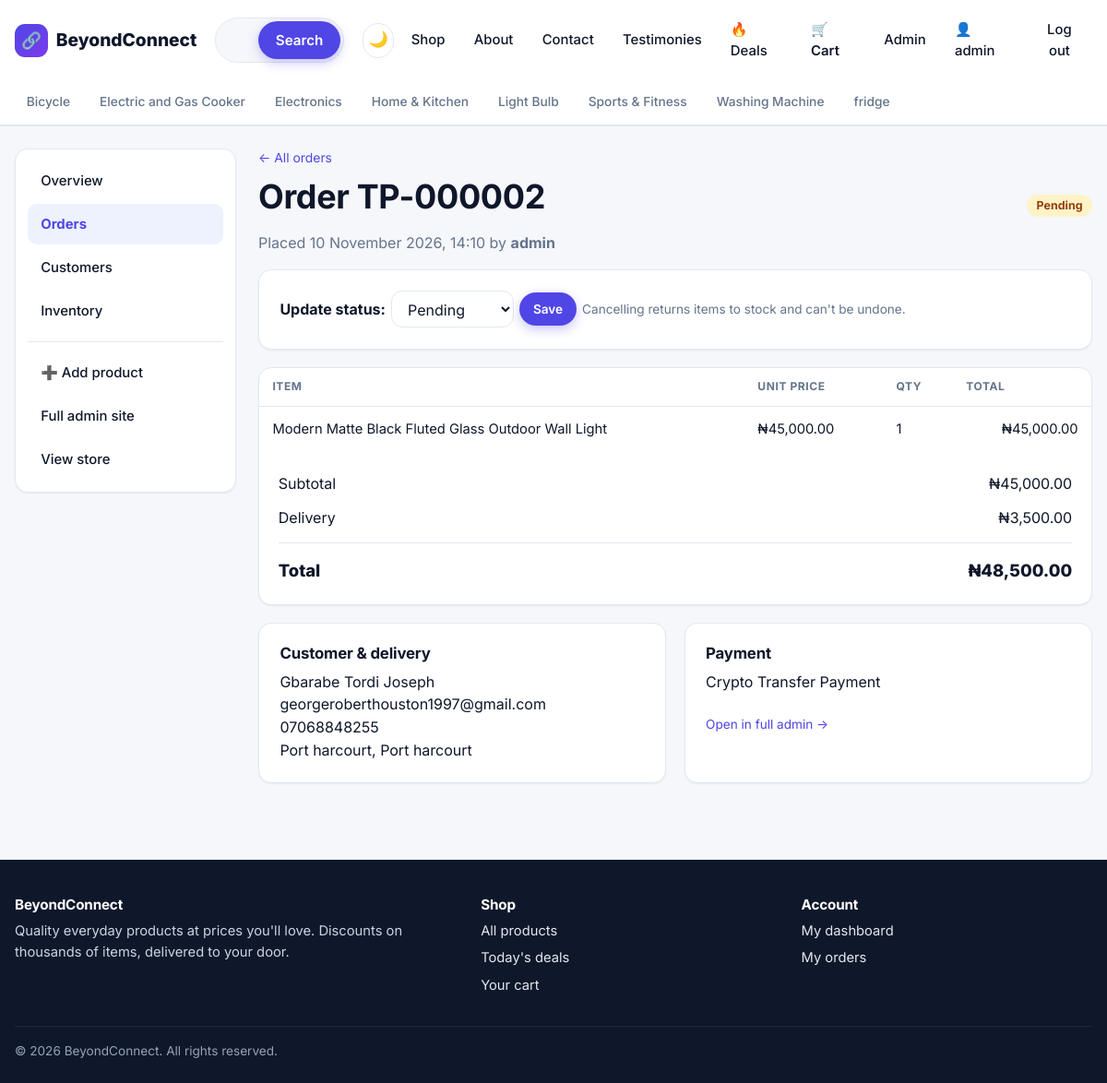
The app's page /manage/orders/2/ (signed in), older data.
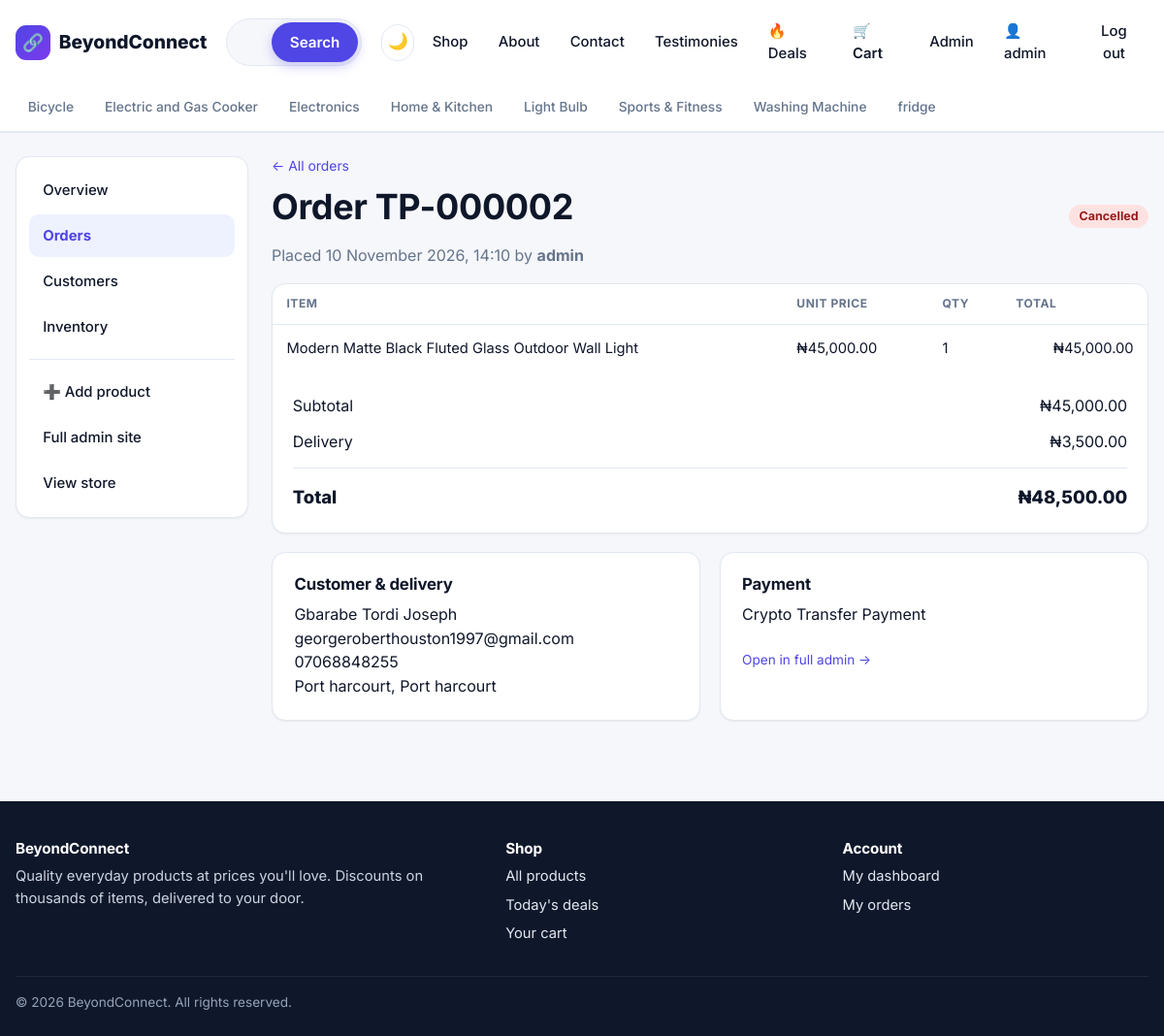
The same page, newer data.
### store/models.py (models this page shows, shortened)
class Order(models.Model):
    PENDING, PROCESSING, SHIPPED, DELIVERED, CANCELLED = "pending", "processing", "shipped", "delivered", "cancelled"
    STATUS_CHOICES = [
        (PENDING, "Pending"),
        (PROCESSING, "Processing"),
        (SHIPPED, "Shipped"),
        (DELIVERED, "Delivered"),
        (CANCELLED, "Cancelled"),
    ]
    COD, TRANSFER = "cod", "transfer"
    PAYMENT_CHOICES = [
        (COD, "Crypto Transfer Payment"),
        (TRANSFER, "Bank Transfer Payment"),
    ]
    user = models.ForeignKey(
        settings.AUTH_USER_MODEL, null=True, blank=True, on_delete=models.SET_NULL, related_name="orders"
    )
    full_name = models.CharField(max_length=150)
    email = models.EmailField()
    phone = models.CharField(max_length=30)
    address = models.CharField(max_length=255)
    city = models.CharField(max_length=100)
    notes = models.TextField(blank=True)
    payment_method = models.CharField(max_length=20, choices=PAYMENT_CHOICES, default=COD)
    status = models.CharField(max_length=20, choices=STATUS_CHOICES, default=PENDING)
    subtotal = models.DecimalField(max_digits=12, decimal_places=2, default=0)
    shipping_fee = models.DecimalField(max_digits=10, decimal_places=2, default=0)
    total = models.DecimalField(max_digits=12, decimal_places=2, default=0)
    created_at = models.DateTimeField(auto_now_add=True)
    updated_at = models.DateTimeField(auto_now=True)
    class Meta:
        ordering = ["-created_at"]
    @property
    def reference(self):
        return f"TP-{self.pk:06d}" if self.pk else "TP-new"
    @property
    def status_class(self):
        return f"status-{self.status}"

### dashboard/views.py (the view)
# urls.py: path("orders/<int:pk>/", views.order_detail, name="order_detail"),
@staff_required
def order_detail(request, pk):
    order = get_object_or_404(Order.objects.select_related("user").prefetch_related("items"), pk=pk)
    return render(
        request,
        "dashboard/order_detail.html",
        {"order": order, "status_choices": Order.STATUS_CHOICES, "section": "orders"},
    )

### dashboard/views.py (called while the page is built)
def staff_required(view_func):
    @wraps(view_func)
    def wrapper(request, *args, **kwargs):
        if not request.user.is_authenticated:
            return redirect_to_login(request.get_full_path(), settings.LOGIN_URL)
        if not request.user.is_staff:
            raise PermissionDenied
        return view_func(request, *args, **kwargs)
    return wrapper

### store/cart.py (called while the page is built)
    def __len__(self):
        return sum(self.items.values())

### store/context_processors.py (called while the page is built)
def site(request):
    return {
        "SITE_NAME": settings.SITE_NAME,
        "CURRENCY": settings.CURRENCY_SYMBOL,
        "FREE_SHIPPING": Decimal(str(settings.FREE_SHIPPING_THRESHOLD)),
        "cart_count": len(Cart(request)),
        "nav_categories": Category.objects.all()[:8],
    }

### store/models.py (called while the page is built)
    def get_absolute_url(self):
        return reverse("store:category", args=[self.slug])

    @property
    def line_total(self):
        return self.unit_price * self.quantity

### store/templatetags/store_extras.py (called while the page is built)
@register.filter
def money(value):
    try:
        amount = Decimal(value)
    except (InvalidOperation, TypeError, ValueError):
        return value
    return f"{settings.CURRENCY_SYMBOL}{amount:,.2f}"

### templates/dashboard/order_detail.html (shortened to what this page needs)
{% extends "base.html" %}
{% load store_extras %}
{% block content %}
<div class="dash-grid">
  {% include "dashboard/_side_nav.html" %}
  <div>
    <p class="breadcrumb"><a href="{% url 'dashboard:orders' %}">← All orders</a></p>
    <div class="section-head">
      <h1 style="margin:0">Order {{ order.reference }}</h1>
      <span class="status {{ order.status_class }}">{{ order.get_status_display }}</span>
    </div>
    <p class="muted">Placed {{ order.created_at|date:"j F Y, H:i" }}{% if order.user %} by <strong>{{ order.user.username }}</strong>{% endif %}</p>
    {% if order.status != 'cancelled' %}
    <form action="{% url 'dashboard:order_status' order.pk %}" method="post" class="card card-pad inline-form" style="margin-bottom:1.2rem;width:100%;flex-wrap:wrap">
      <strong>Update status:</strong>
      <select name="status" class="select">
        {% for value, label in status_choices %}<option value="{{ value }}" {% if order.status == value %}selected{% endif %}>{{ label }}</option>{% endfor %}
      </select>
      <button class="btn btn-primary btn-sm" type="submit">Save</button>
      <span class="muted small">Cancelling returns items to stock and can't be undone.</span>
    </form>
    {% endif %}
    <div class="card" style="margin-bottom:1.2rem">
      <div class="table-wrap">
        <table class="table">
          <thead><tr><th>Item</th><th>Unit price</th><th>Qty</th><th class="right">Total</th></tr></thead>
          <tbody>
          {% for item in order.items.all %}
            <tr><td>{{ item.product_name }}</td><td>{{ item.unit_price|money }}</td><td>{{ item.quantity }}</td><td class="right">{{ item.line_total|money }}</td></tr>
          {% endfor %}
          </tbody>
        </table>
      </div>
      <div style="padding:1rem 1.3rem">
        <div class="summary-row"><span>Subtotal</span><span>{{ order.subtotal|money }}</span></div>
        <div class="summary-row"><span>Delivery</span><span>{{ order.shipping_fee|money }}</span></div>
        <div class="summary-row total"><span>Total</span><span>{{ order.total|money }}</span></div>
      </div>
    </div>
    <div class="cols-2">
      <div class="card card-pad">
        <h3>Customer &amp; delivery</h3>
        <p style="margin:0">{{ order.full_name }}<br>{{ order.email }}<br>{{ order.phone }}<br>{{ order.address }}, {{ order.city }}</p>
      </div>
      <div class="card card-pad">
        <h3>Payment</h3>
        <p style="margin:0">{{ order.get_payment_method_display }}</p>
        <p class="mt small"><a href="{% url 'admin:store_order_change' order.pk %}">Open in full admin →</a></p>
      </div>
    </div>
  </div>
</div>
{% endblock %}

Row changes from the older to the newer data that the page shows:
changed Order "TP-000002": status "Pending" → "Cancelled"; status "Pending" → (not shown)
Text that changed along with them:
text no longer shown: "Update status: Save Cancelling returns items to stock and can't be undone."
